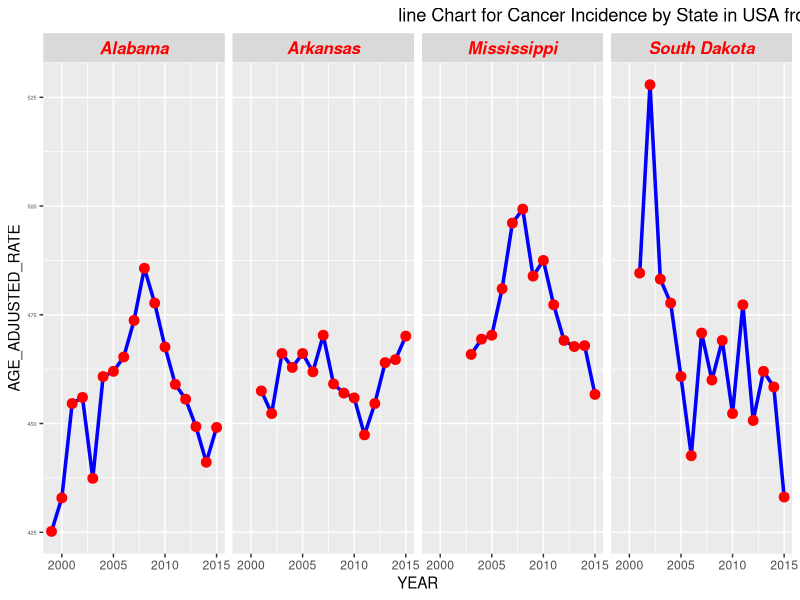

This figure's R source:
cancer_incidence_state <- read.csv("cancer_incidence_state.csv")
df <- cancer_incidence_state[cancer_incidence_state$AREA %in% c('Arkansas','Mississippi','South Dakota','Alabama'),]

library(ggplot2)
# Basic line plot with points
ggplot(data=df, aes(x=YEAR, y=AGE_ADJUSTED_RATE, group=AREA)) +
  geom_line(color="blue", size=1.2)+
  geom_point(color="red", size=3)+
  facet_wrap(~AREA, ncol=4)+
  theme(axis.text.y = element_text(size=4),
        strip.text.x = element_text(size=12, color="red",
                                    face="bold.italic"),
        strip.text.y = element_text(size=12, color="red",
                                    face="bold.italic"))+
  ggtitle('                                                                       line Chart for Cancer Incidence by State in USA from 1999 to 2015')
